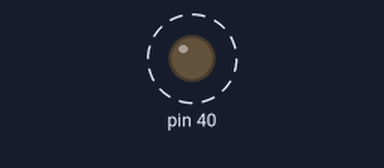
Bench run of a program on a simulated Raspberry Pi (header pin numbers). Parts: output pins drawn as LEDs (lit = HIGH). Dashed ring = blinking. At 20.0 s the program stops and its outputs stay as they are.

Above: at 0.5 s.
Timing chart, 0 to 4.6 s (numbered marks = the images above):
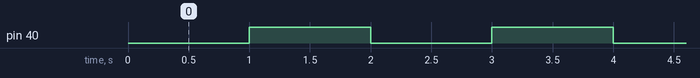

The program:

t1.py
```python
import RPi.GPIO as GPIO
import time

GPIO.setmode(GPIO.BOARD)
GPIO.setwarnings(False)

GPIO.setup(40,GPIO.OUT)
for i in range(0,10):
	GPIO.output(40,GPIO.LOW)
	time.sleep(1)
	GPIO.output(40,GPIO.HIGH)
	time.sleep(1)
GPIO.cleanup()
```

Measured:
- by itself, pin 40: alternates HIGH for 1.0 s and LOW for 1.0 s
